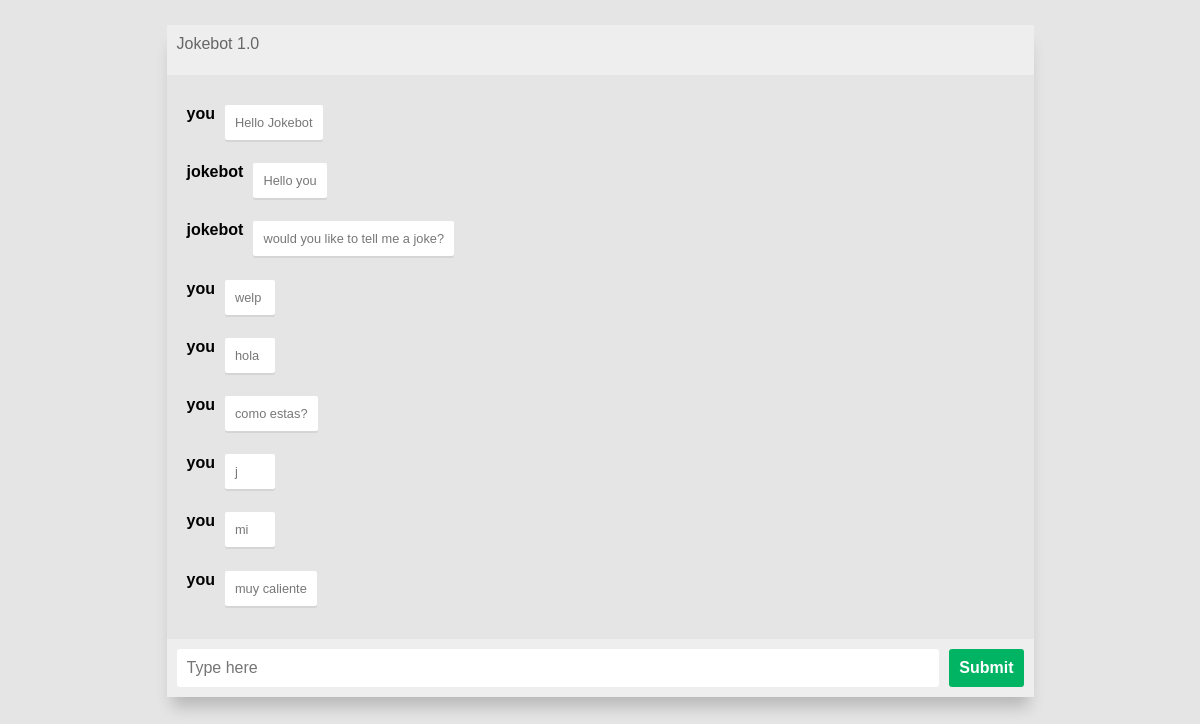
The page /jokebot/ on the database as committed earlier.
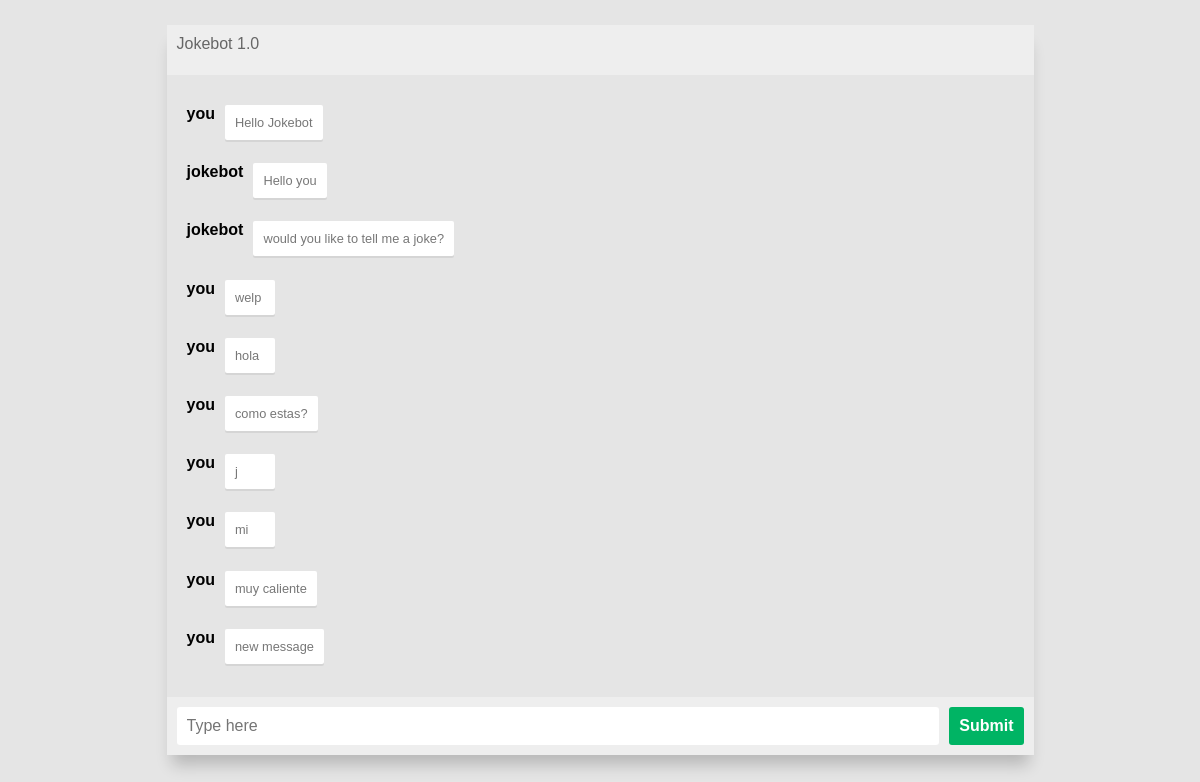
The same page on the database as committed later.
### jokebot/models.py (models this page shows, shortened)
class Message(models.Model):
	message_text = models.CharField(max_length=200)
	message_nametag = models.CharField(max_length=50)
	message_date = models.DateTimeField('date sent', auto_now_add=True)

### jokebot/views.py (the view)
# urls.py: path('', views.index, name='index'),
def index(request):
	message_list = Message.objects.order_by('message_date')
	context = {'message_list': message_list}
	return render(request, 'jokebot/index.html', context)

### jokebot/templates/jokebot/index.html (shortened to what this page needs)
<!DOCTYPE html>
{% load static %}
<html lang="en">
    <head>
        <link rel="stylesheet" type="text/css" href="{% static 'jokebot/jokebot.css' %}">
    </head>
    <body>
        <div class="app-container">
            <div class="menu">
                <div class="appname">Jokebot 1.0</div>
            </div>
            <div class = "chat">
                <ol>
                {% if message_list %}
                    {% for message in message_list %}
                    <li class="msgbox">
                        <div class="nametag">{{ message.message_nametag }}</div>
                        <div class="msg"><p>{{ message.message_text }}</p></div>
                    </li>
                    {% endfor %}
                {% endif %}
                </ol>
            </div>
            <form class="response" action="{% url 'jokebot:submitMessage' %}" method="post">
              <input class="textarea" type="text" name="new_message" placeholder="Type here"/>
              <input class="submitbtn" type="submit" value="Submit">
            </form>
        </div>
    </body>
</html>

### jokebot/static/jokebot/jokebot.css (style rules this page uses)
html { box-sizing: border-box; }
*, *:before, *:after { margin: 0; padding: 0; box-sizing: inherit; }
body { display: flex; justify-content: center; align-items: center; background: #e5e5e5; font-family: Helvetica, sans-serif; }
.app-container { display: flex; flex-flow: column wrap; justify-content: space-between; width: 100%; max-width: 867px; margin: 25px 10px; height: calc(100% - 50px); border: var(--border); border-radius: 5px; background: var(--msger-bg); box-shadow: 0 15px 15px -5px rgba(0, 0, 0, 0.2); }
.menu { display: flex; width: 100%; height: 50px; padding: 10px; background: #eee; color: #666; }
.chat { overflow-y: auto; padding: 10px; list-style: none; margin-top: 10px; margin-bottom: 10px; }
.chat li { padding: 10px; border: 10px; overflow: hidden; display: flex; }
.nametag { margin-right: 10px; font-weight: bold; }
.msg { font-size: 0.8rem; margin: 0 0 0.2rem 0; color: #777; background: white; min-width: 50px; padding: 10px; border-radius: 2px; box-shadow: 0px 2px 0px rgba(0, 0, 0, 0.07); }
.response { display: flex; padding: 10px; background: #eee; }
.response * { border: none; padding: 10px; border-radius: 3px; font-size: 1em; }
.textarea { flex: 1; }
.submitbtn { margin-left: 10px; font-weight: bold; background: rgb(0, 180, 100); color: #fff; }

Rows that differ between the two databases and show on the page:
added Message: message_nametag "you", message_text "new message"
